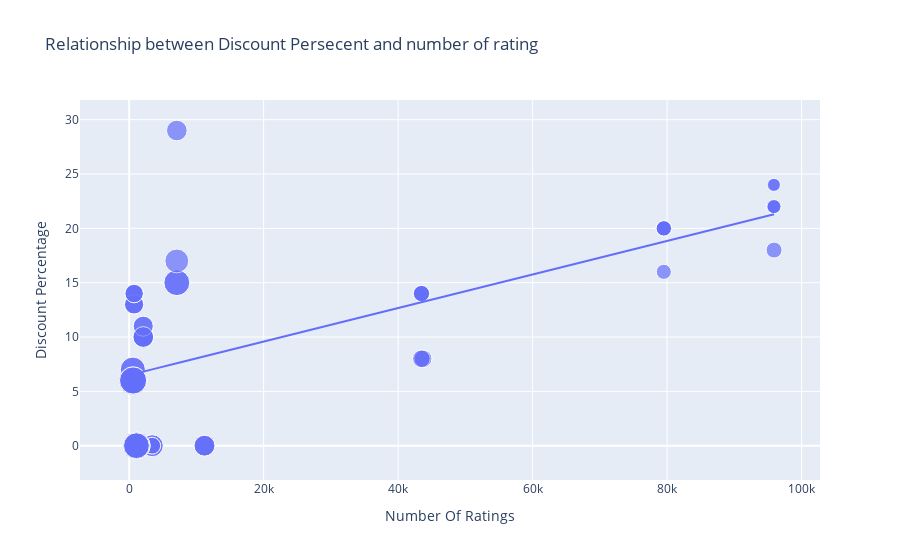

This figure's notebook cell:
### Code cell
figure = px.scatter(data_frame = data,x="Number Of Ratings",y="Discount Percentage",
                    size="Sale Price",trendline="ols",
                   title="Relationship between Discount Persecent and number of rating")
figure.show()

### Figure 1 — Plotly figure (JSON) as saved in the notebook; plotly's stock layout.template omitted (floating-point values rounded to 4 significant figures)
{"data": [{"hovertemplate": "Number Of Ratings=%{x}<br>Discount Percentage=%{y}<br>Sale Price=%{marker.size}<extra></extra>", "legendgroup": "", "marker": {"color": "#636efa", "size": [49900, 84900, 84900, 77000, 77000, 49900, 49900, 77000, 89900, 41999, 39999, 41999, 41999, 41999, 131900, 117100, 131900, 117100, 74999, 117900, 117100, 117900, 99900, 44999, 140900, 130900, 64900, 120900, 59900, 75900, 110900, 130900, 120900, 64900, 64900, 75900, 75900, 120900, 59900, 120900, 75900, 140900, 70900, 70900, 75900, 59900, 110900, 120900, 130900, 130900, 54999, 54999, 29999, 34999, 34999, 34999, 54999, 29999, 46999, 46999, 46999, 46999], "sizemode": "area", "sizeref": 352.2, "symbol": "circle"}, "mode": "markers", "name": "", "orientation": "v", "showlegend": false, "type": "scatter", "x": [3431, 3431, 3431, 11202, 11202, 3431, 3431, 11202, 1454, 79512, 79512, 79582, 79512, 79512, 1078, 1078, 1078, 1078, 7088, 7088, 1078, 7088, 7081, 95909, 542, 580, 740, 545, 740, 2101, 545, 580, 580, 730, 730, 2101, 2101, 580, 740, 580, 2092, 545, 2101, 2092, 2101, 740, 545, 580, 580, 580, 43707, 43707, 95807, 95909, 95807, 95909, 43470, 95909, 43470, 43470, 43470, 43470], "xaxis": "x", "y": [0, 0, 0, 0, 0, 0, 0, 0, 0, 20, 16, 20, 20, 20, 0, 0, 0, 0, 29, 15, 0, 15, 17, 18, 6, 6, 13, 6, 14, 10, 7, 6, 6, 13, 13, 10, 10, 6, 14, 6, 10, 6, 11, 11, 10, 14, 7, 6, 6, 6, 8, 8, 24, 22, 22, 22, 8, 24, 14, 14, 14, 14], "yaxis": "y"}, {"hovertemplate": "<b>OLS trendline</b><br>Discount Percentage = 0.000154292 * Number Of Ratings + 6.49233<br>R<sup>2</sup>=0.468988<br><br>Number Of Ratings=%{x}<br>Discount Percentage=%{y} <b>(trend)</b><extra></extra>", "legendgroup": "", "marker": {"color": "#636efa", "symbol": "circle"}, "mode": "lines", "name": "", "showlegend": false, "type": "scatter", "x": [542, 545, 545, 545, 545, 580, 580, 580, 580, 580, 580, 580, 580, 730, 730, 740, 740, 740, 740, 1078, 1078, 1078, 1078, 1078, 1454, 2092, 2092, 2101, 2101, 2101, 2101, 2101, 3431, 3431, 3431, 3431, 3431, 7081, 7088, 7088, 7088, 11202, 11202, 11202, 43470, 43470, 43470, 43470, 43470, 43707, 43707, 79512, 79512, 79512, 79512, 79582, 95807, 95807, 95909, 95909, 95909, 95909], "xaxis": "x", "y": [6.576, 6.576, 6.576, 6.576, 6.576, 6.582, 6.582, 6.582, 6.582, 6.582, 6.582, 6.582, 6.582, 6.605, 6.605, 6.607, 6.607, 6.607, 6.607, 6.659, 6.659, 6.659, 6.659, 6.659, 6.717, 6.815, 6.815, 6.816, 6.816, 6.816, 6.816, 6.816, 7.022, 7.022, 7.022, 7.022, 7.022, 7.585, 7.586, 7.586, 7.586, 8.221, 8.221, 8.221, 13.2, 13.2, 13.2, 13.2, 13.2, 13.24, 13.24, 18.76, 18.76, 18.76, 18.76, 18.77, 21.27, 21.27, 21.29, 21.29, 21.29, 21.29], "yaxis": "y"}], "layout": {"autosize": true, "legend": {"itemsizing": "constant", "tracegroupgap": 0}, "title": {"text": "Relationship between Discount Persecent and number of rating"}, "xaxis": {"anchor": "y", "autorange": true, "domain": [0, 1], "range": [-6750.0, 102400.0], "title": {"text": "Number Of Ratings"}, "type": "linear"}, "yaxis": {"anchor": "x", "autorange": true, "domain": [0, 1], "range": [-5.213, 33.41], "title": {"text": "Discount Percentage"}, "type": "linear"}}}
